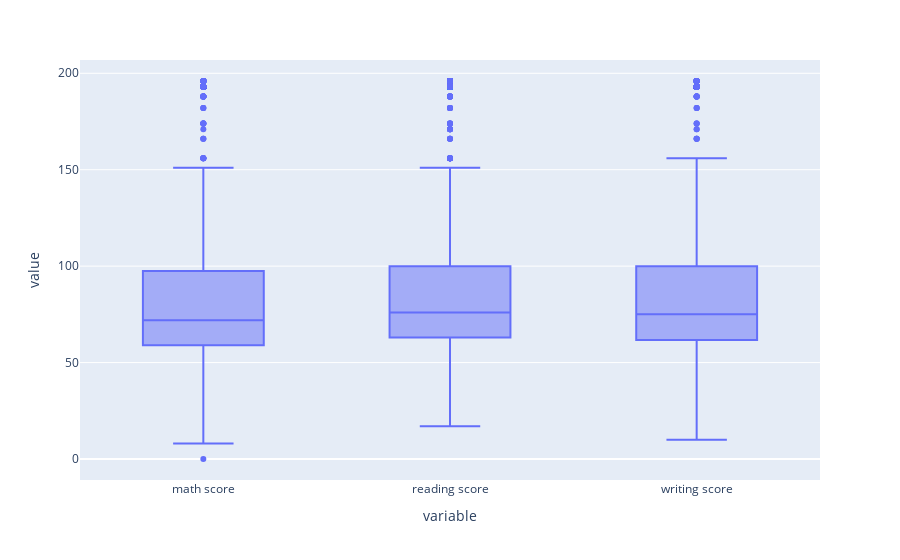

Here is the notebook cell this chart was saved with:
### Code cell
# Respuesta:
exploratory_data_analysis(df_grades)

### Figure 1 — Plotly figure (JSON) as saved in the notebook; plotly's stock layout.template omitted (floating-point values rounded to 4 significant figures; data arrays with more than 128 entries replaced by an {"elided": "..."} marker saying what was removed)
{"data": [{"alignmentgroup": "True", "hovertemplate": "variable=%{x}<br>value=%{y}<extra></extra>", "legendgroup": "", "marker": {"color": "#636efa"}, "name": "", "notched": false, "offsetgroup": "", "orientation": "v", "showlegend": false, "type": "box", "x": {"elided": "4200 str values"}, "x0": " ", "xaxis": "x", "y": {"elided": "4200 int values"}, "y0": " ", "yaxis": "y"}], "layout": {"boxmode": "group", "legend": {"tracegroupgap": 0}, "margin": {"t": 60}, "xaxis": {"anchor": "y", "domain": [0, 1], "title": {"text": "variable"}}, "yaxis": {"anchor": "x", "domain": [0, 1], "title": {"text": "value"}}}}
